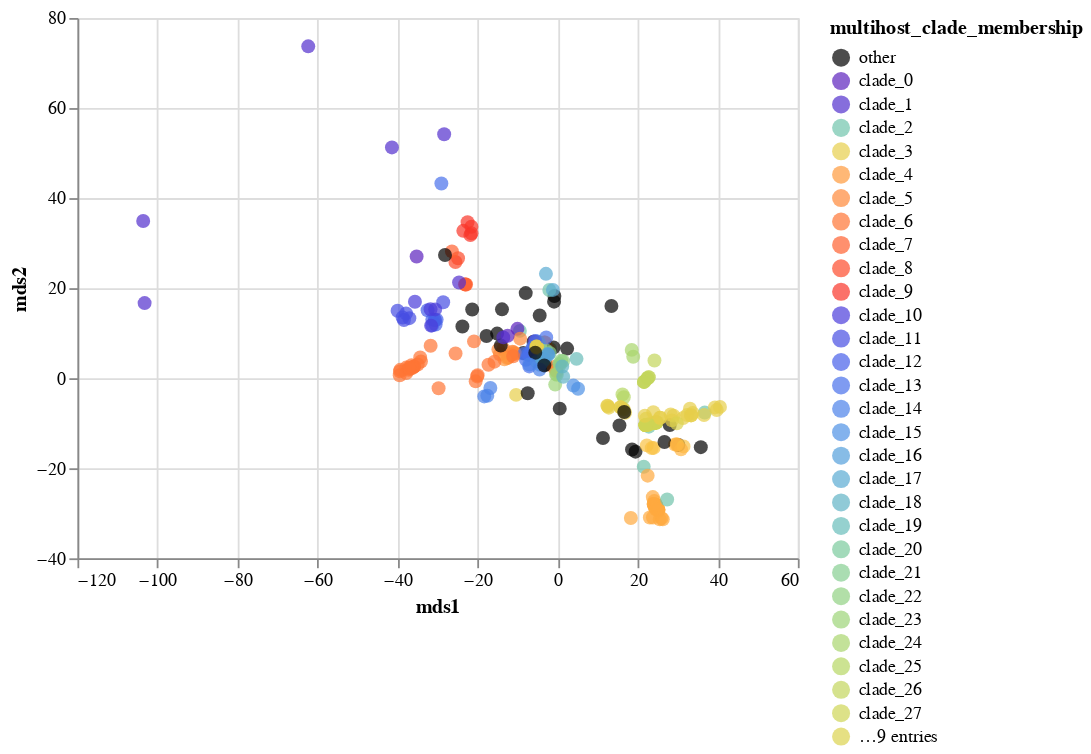

The notebook cell saved with this chart:
### Code cell
scatterplot_with_tooltip_interactive(merged_mds_df,'mds1','mds2',"mds1","mds2",['strain'],'multihost_clade_membership:N', domain, range_)

### Figure 1 — Vega-Lite specification as saved in the notebook (floating-point values rounded to 4 significant figures; data arrays with more than 128 entries replaced by an {"elided": "..."} marker saying what was removed)
{"config": {"view": {"continuousWidth": 400, "continuousHeight": 300}}, "data": {"name": "data-04b5d7b3407234f70e4e7d7bc9fe0311"}, "mark": {"type": "circle", "size": 60}, "encoding": {"color": {"type": "nominal", "field": "multihost_clade_membership", "scale": {"domain": ["other", "clade_0", "clade_1", "clade_2", "clade_3", "clade_4", "clade_5", "clade_6", "clade_7", "clade_8", "clade_9", "clade_10", "clade_11", "clade_12", "clade_13", "clade_14", "clade_15", "clade_16", "clade_17", "clade_18", "clade_19", "clade_20", "clade_21", "clade_22", "clade_23", "clade_24", "clade_25", "clade_26", "clade_27", "clade_28", "clade_29", "clade_30", "clade_31", "clade_32", "clade_33", "clade_34", "clade_35", "clade_36"], "range": ["#000000", "#5c22be", "#5330cd", "#71c4ac", "#e7cf4b", "#ff9a3c", "#ff8939", "#ff7535", "#ff6131", "#fd4b2c", "#f93529", "#4b3ddb", "#474ee3", "#4760e9", "#4971eb", "#4b82e9", "#4f92e5", "#549fdc", "#5aabd3", "#61b4c6", "#68bdba", "#7bca9d", "#86ce91", "#91d283", "#9dd478", "#aad66d", "#b6d764", "#c3d65c", "#cfd555", "#dcd34f", "#e7cf4b", "#f9c244", "#ffb642", "#ffaa3f", "#000000", "#5c22be", "#5330cd", "#71c4ac"]}}, "tooltip": [{"type": "nominal", "field": "strain"}], "x": {"type": "quantitative", "field": "mds1", "title": "mds1"}, "y": {"type": "quantitative", "field": "mds2", "title": "mds2"}}, "selection": {"selector007": {"type": "interval", "bind": "scales", "encodings": ["x", "y"]}}, "$schema": "https://vega.github.io/schema/vega-lite/v4.8.1.json", "datasets": {"data-04b5d7b3407234f70e4e7d7bc9fe0311": {"elided": "274 records"}}}
